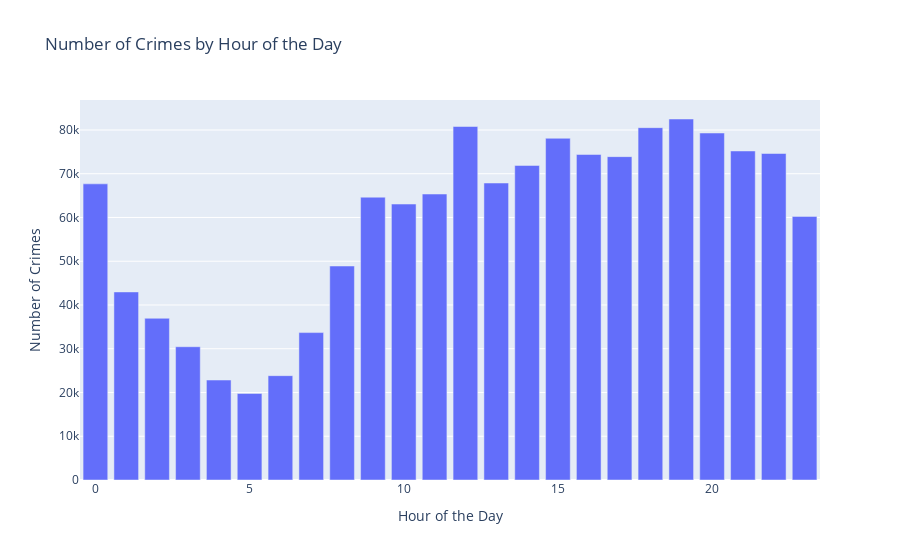

Here is the notebook cell this chart was saved with:
### Code cell
# Assuming crime_data is already loaded and contains a 'Date' column with dates in the format "mm/dd/yyyy hh:mm:ss AM/PM"

# Convert 'Date' to datetime with explicit format
crime_data['Date'] = pd.to_datetime(crime_data['Date'], format='%m/%d/%Y %I:%M:%S %p')

# Extract hour from 'Date'
crime_data['HOUR'] = crime_data['Date'].dt.hour

# Count the number of crimes per hour
crime_counts_per_hour = crime_data['HOUR'].value_counts().sort_index()

# Create a bar plot for crimes by hour
fig_crime_hour = px.bar(x=crime_counts_per_hour.index, y=crime_counts_per_hour.values, labels={'x': 'Hour of the Day', 'y': 'Number of Crimes'}, title='Number of Crimes by Hour of the Day')

fig_crime_hour.show()

### Figure 1 — Plotly figure (JSON) as saved in the notebook; plotly's stock layout.template omitted (floating-point values rounded to 4 significant figures)
{"data": [{"alignmentgroup": "True", "hovertemplate": "Hour of the Day=%{x}<br>Number of Crimes=%{y}<extra></extra>", "legendgroup": "", "marker": {"color": "#636efa", "pattern": {"shape": ""}}, "name": "", "offsetgroup": "", "orientation": "v", "showlegend": false, "textposition": "auto", "type": "bar", "x": [0, 1, 2, 3, 4, 5, 6, 7, 8, 9, 10, 11, 12, 13, 14, 15, 16, 17, 18, 19, 20, 21, 22, 23], "xaxis": "x", "y": [67688, 42984, 36961, 30460, 22852, 19768, 23848, 33693, 48910, 64641, 63071, 65362, 80792, 67881, 71893, 78103, 74400, 73906, 80528, 82509, 79307, 75202, 74621, 60251], "yaxis": "y"}], "layout": {"autosize": true, "barmode": "relative", "legend": {"tracegroupgap": 0}, "title": {"text": "Number of Crimes by Hour of the Day"}, "xaxis": {"anchor": "y", "autorange": true, "domain": [0, 1], "range": [-0.5, 23.5], "title": {"text": "Hour of the Day"}, "type": "linear"}, "yaxis": {"anchor": "x", "autorange": true, "domain": [0, 1], "range": [0, 86850.0], "title": {"text": "Number of Crimes"}, "type": "linear"}}}
